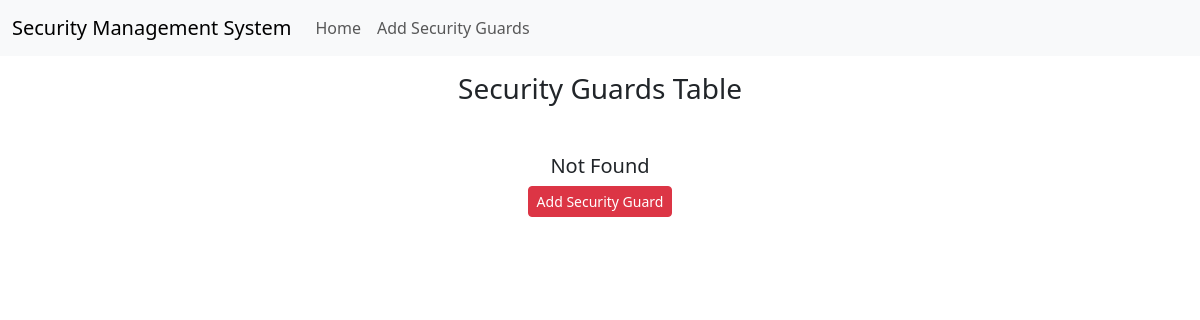
The app's page /, older data.
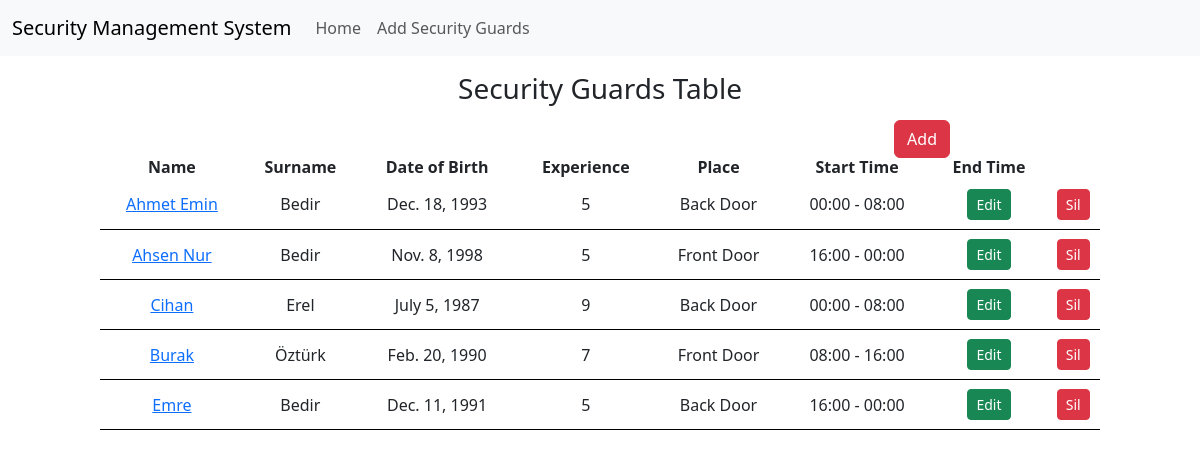
The same page, newer data.
### security_management/models.py (models this page shows, shortened)
class SecurityGuard(models.Model):
    name = models.CharField(max_length=100)
    surname = models.CharField(max_length=100)
    date_of_birth = models.DateField()
    years_of_experience = models.IntegerField()
    duty_times = models.ForeignKey(DutyTime, on_delete=models.CASCADE)  # ForeignKey ile DutyTime modeline referans veriliyor
    guard_place = models.ForeignKey(Place, on_delete=models.CASCADE, null=True)

class Place(models.Model):
    place = models.CharField(max_length=100)
    def __str__(self):
        return self.place

class DutyTime(models.Model):
    time = models.CharField(max_length=100)
    def __str__(self):
        return self.time

### security_management/views.py (the view)
# urls.py: path('',index,name="index"),
def index(request):
    guards = SecurityGuard.objects.all()
    if request.method == "POST":
        guard_id = request.POST['guardId']
        guard = SecurityGuard.objects.get(id=guard_id)
        guard.delete()
        return JsonResponse(data={'success':'Deleted'})
    context = {
        'guards':guards,
    }
    return render(request, 'index.html', context)

### templates/index.html (shortened to what this page needs)
{% extends "base.html" %}
{% block content %}
<h3 class="text-center mt-3">Security Guards Table</h3>
<div class="container mt-5">
    {% if guards|length == 0 %}
    <h5 class="text-center mt-3">Not Found</h5>
    <div class="text-center">
        <a href="{% url "securityGuards" %}" class="btn btn-danger btn-sm">Add Security Guard</a>
    </div>
    {% else %}
    <div class="position-absolute" style="top:120px; right:250px;">
        <a class="btn btn-danger" href="{% url "securityGuards" %}">Add</a>
    </div>
    <table>
        <thead>
            <tr>
                <th>Name</th>
                <th>Surname</th>
                <th>Date of Birth</th>
                <th>Experience</th>
                <th>Place</th>
                <th>Start Time</th>
                <th>End Time</th>
            </tr>
        </thead>
        <tbody>
            {% for guard in guards %}
            <tr class="data">
                <td><a href="{% url "editTime" guard.id %}">{{guard.name}}</a></td>
                <td>{{guard.surname}}</td>
                <td>{{guard.date_of_birth}}</td>
                <td>{{guard.years_of_experience}}</td>
                <td>{{guard.guard_place}}</td>
                <td>{{guard.duty_times}}</td>
                <td><a class="btn btn-success btn-sm" href="{% url "editTime" guard.id %}" >Edit</a></td>
                <form action="{% url "index" %}" class="form-delete" method="POST">
                <td>
                    <button  class="btn btn-danger btn-sm" type="submit">Sil</button>
                </td>
            </form>
            </tr>
            {% endfor %}
        </tbody>
    </table>
    {% endif %}
</div>
{% endblock content %}

### templates/base.html (shortened to what this page needs)
<!DOCTYPE html>
<html lang="en">
<head>
    <link href="https://cdn.jsdelivr.net/npm/bootstrap@5.3.1/dist/css/bootstrap.min.css" rel="stylesheet">
    <link rel="stylesheet" href="https://cdnjs.cloudflare.com/ajax/libs/font-awesome/6.4.2/css/all.min.css" />
</head>
<body>
    {% include "includes/_navbar.html" %}
    {% block content %}
    {% endblock content %}
</body>
</html>

### templates/includes/_navbar.html (shortened to what this page needs)
{% load static %}
<nav class="navbar navbar-expand-lg bg-body-tertiary">
    <div class="container-fluid">
      <a class="navbar-brand" href="{% url "index" %}">Security Management System</a>
      <div class="collapse navbar-collapse" id="navbarSupportedContent">
        <ul class="navbar-nav me-auto mb-2 mb-lg-0">
          <li class="nav-item">
            <a class="nav-link" aria-current="page" href="{% url "index" %}">Home</a>
          </li>
          <li class="nav-item">
            <a class="nav-link" href="{% url "securityGuards" %}">Add Security Guards</a>
          </li>
        </ul>
      </div>
    </div>
  </nav>

### templates/index.html (style rules this page uses)
table { width: 1000px; margin: auto; }
table td,th { text-align: center; }
.data { border-bottom: 1px solid black; height: 50px; }

Row changes from the older to the newer data that the page shows:
added SecurityGuard: name "Ahmet Emin", surname "Bedir", date_of_birth "Dec. 18, 1993", years_of_experience "5", guard_place "Back Door", duty_times "00:00 - 08:00"
added SecurityGuard: name "Ahsen Nur", surname "Bedir", date_of_birth "Nov. 8, 1998", years_of_experience "5", guard_place "Front Door", duty_times "16:00 - 00:00"
added SecurityGuard: name "Cihan", surname "Erel", date_of_birth "July 5, 1987", years_of_experience "9", guard_place "Back Door", duty_times "00:00 - 08:00"
added SecurityGuard: name "Burak", surname "Öztürk", date_of_birth "Feb. 20, 1990", years_of_experience "7", guard_place "Front Door", duty_times "08:00 - 16:00"
added SecurityGuard: name "Emre", surname "Bedir", date_of_birth "Dec. 11, 1991", years_of_experience "5", guard_place "Back Door", duty_times "16:00 - 00:00"
Text that changed along with them:
text no longer shown: "Not Found Add Security Guard"
text now shown: "Add Name Surname Date of Birth Experience Place Start Time End Time"
